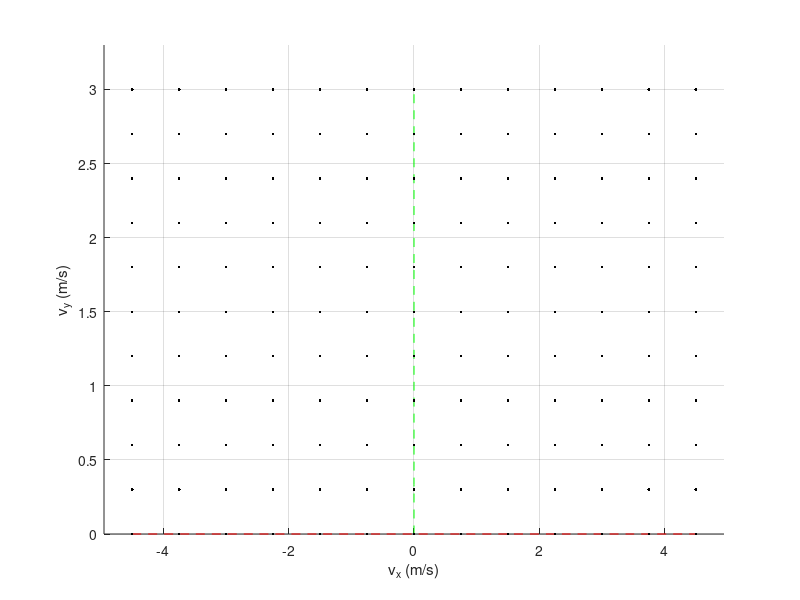

The MATLAB script that drew this image: (Note: this script raises an error after producing the figure.)
clear; clc;

%% 3D velocity command sweep
N_s = 250; % velocity command samples

vx_max = 4.5; % 4,5
vy_max = 3.0; % 3.5
omega_max = 8.0; % 7.5

cmd_sweep = zeros(N_s, 3);

%% load cmpc range
load("cmpc_data.mat")

%% sampling options

% for i = 1:N_s % Gaussian sampling
%     vx_samp = vx_max/3 * randn(1, 1);
%     vy_samp = vy_max/3 * randn(1, 1);
%     wz_samp = omega_max/3 * randn(1, 1);
%     cmd_sweep(i,:) = [vx_samp, vy_samp, wz_samp];
% end
% for i = 1:N_s % Uniform sampling
%     vx_samp = 2.*vx_max*(rand - 0.5);
%     vy_samp = 2.*vy_max*(rand - 0.5);
%     wz_samp = 2.*omega_max*(rand - 0.5);
%     vy_samp = vy_max*rand;
%     wz_samp = omega_max*rand;
%     cmd_sweep(i,:) = [vx_samp, vy_samp, wz_samp];
% end
vx_ls = linspace(-vx_max, vx_max, 13); % uniform grid
vy_ls = linspace(0, vy_max, 11);
wz_ls = linspace(0, omega_max, 9);
[vx_grid, vy_grid, wz_grid] = meshgrid(vx_ls, vy_ls, wz_ls);
cmd_sweep = [vx_grid(:) vy_grid(:) wz_grid(:)];

% N_success = length(cmpc_data.success(:,1));
% 
% cmd_sweep(1:N_success,:) = cmpc_data.success(:,1:3);
% sampled_failures = zeros(N_s-N_success, 3);
% cmd_sweep(N_success+1:end, :) = cmpc_data.fail_sorted(1:(N_s-N_success), 1:3);

figure;
hold on; grid on;
xlabel('v_x (m/s)'); ylabel('v_y (m/s)'); zlabel('\omega_z (rad/s)')
plot3(linspace(-vx_max, vx_max, 10),zeros(1, 10),zeros(1, 10),'r--')
plot3(zeros(1, 10),linspace(-vy_max, vy_max, 10),zeros(1, 10),'g--')
plot3(zeros(1, 10), zeros(1, 10),linspace(-omega_max, omega_max, 10),'b--')
plot3(cmd_sweep(:,1), cmd_sweep(:,2), cmd_sweep(:,3), 'k.')
% plot3(cmd_sweep(1:N_success,1), cmd_sweep(1:N_success,2), cmd_sweep(1:N_success,3), 'b.')
% plot3(cmd_sweep(N_success+1:N_s,1), cmd_sweep(N_success+1:N_s,2), cmd_sweep(N_success+1:N_s,3), 'r.')
axis([-vx_max*1.1, vx_max*1.1, 0, vy_max*1.1, 0, omega_max*1.1])

%% save 3D command sweep
SAVE_CMD_SWEEP = true;
if SAVE_CMD_SWEEP
    writematrix(cmd_sweep, 'cmd_sweep.csv');
end

%% 2D velocity command slice
N_s = 200; 
vx_vy_sweep = zeros(N_s, 3);
vx_wz_sweep = zeros(N_s, 3);
vy_wz_sweep = zeros(N_s, 3);

for i = 1:N_s
    vx_samp = vx_max/2 * randn(1, 1);
    vy_samp = vy_max/2 * randn(1, 1);
    wz_samp = omega_max/2 * randn(1, 1);
    vx_vy_sweep(i,:) = [vx_samp, vy_samp, 0];
    vx_wz_sweep(i,:) = [vx_samp, 0, wz_samp];
    vy_wz_sweep(i,:) = [0, vy_samp, wz_samp];
end

% f = figure; f.Position = [500 100 2500 750];
% subplot(1,3,1); hold on; grid on; axis equal;
% xlabel('v_x (m/s)'); ylabel('v_y (m/s)')
% xline(0); yline(0);
% plot(vx_vy_sweep(:,1), vx_vy_sweep(:,2), 'bo')
% 
% subplot(1,3,2); hold on; grid on; axis equal;
% xlabel('v_x (m/s)'); ylabel('\omega_z (rad/s)')
% xline(0); yline(0);
% plot(vx_wz_sweep(:,1), vx_wz_sweep(:,3), 'bo')
% 
% subplot(1,3,3); hold on; grid on; axis equal;
% xlabel('v_y (m/s)'); ylabel('\omega_z (rad/s)')
% xline(0); yline(0);
% plot(vy_wz_sweep(:,2), vy_wz_sweep(:,3), 'bo')


%% save 2D command slices
SAVE_CMD_SLICE = false;
if SAVE_CMD_SLICE
    writematrix(vx_vy_sweep, 'vx_vy_sweep.csv');
    writematrix(vx_wz_sweep, 'vx_wz_sweep.csv');
    writematrix(vy_wz_sweep, 'vy_wz_sweep.csv');
end
